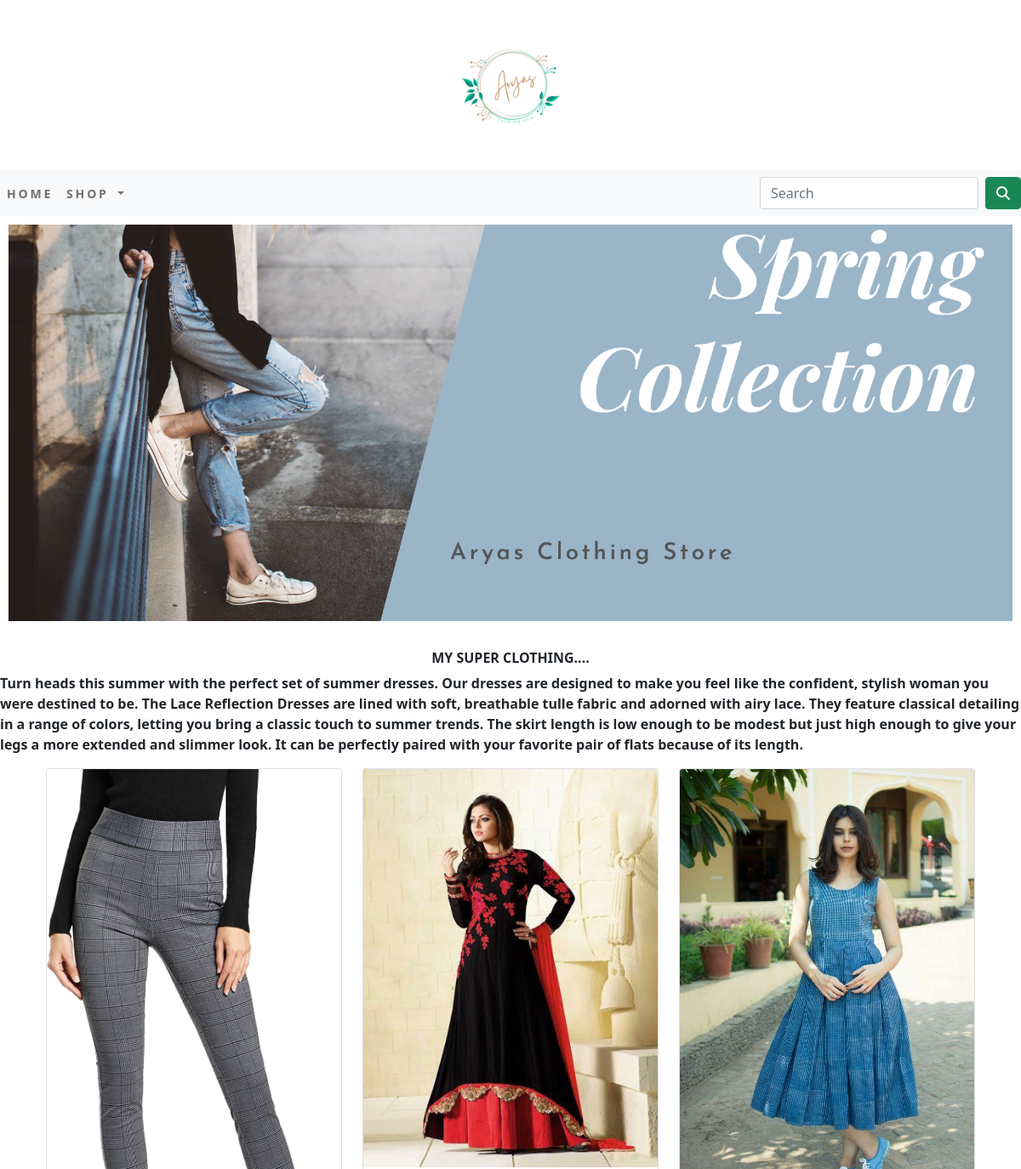
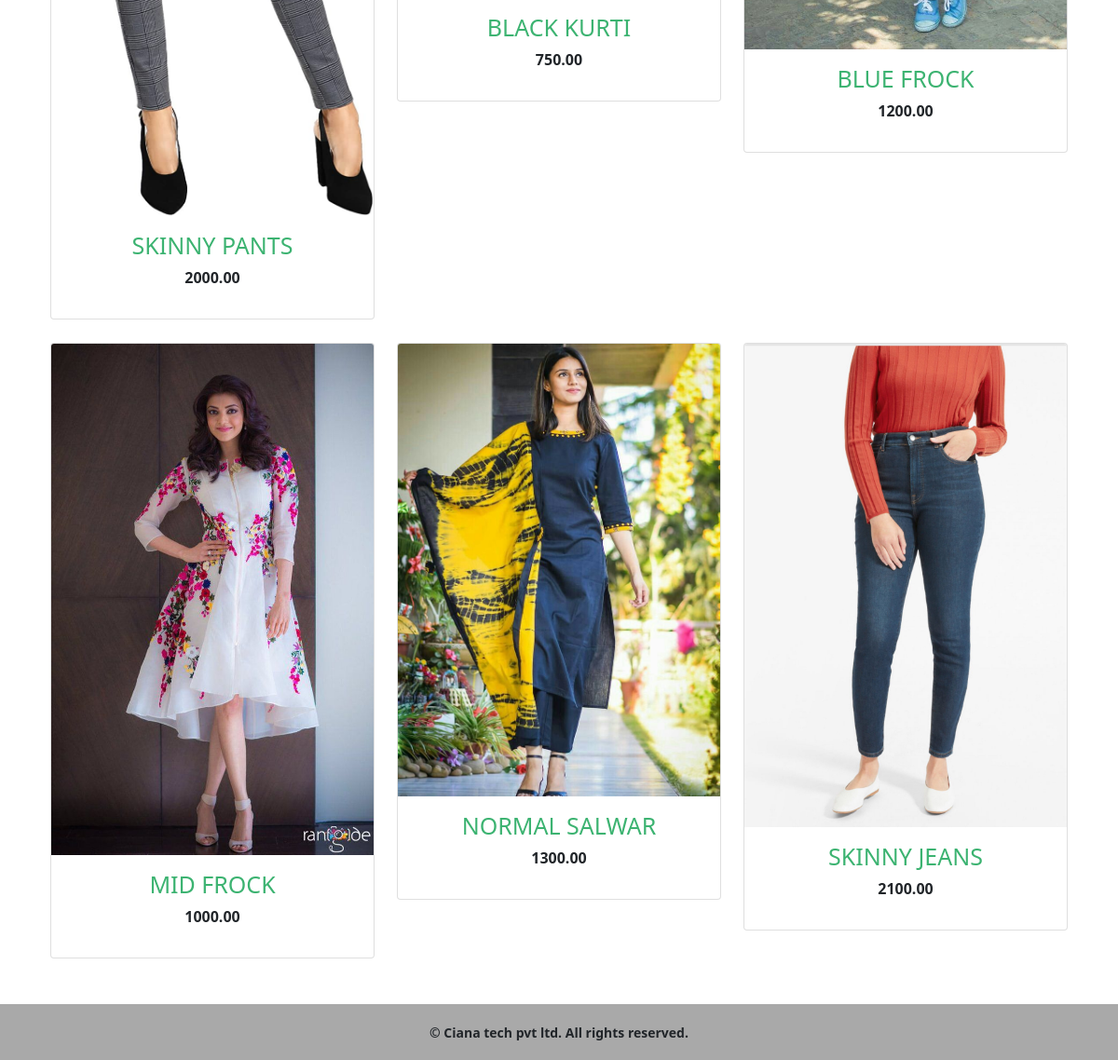
The app's page /shop/ with its own data (2 pictures, top to bottom).
### shopapp/models.py (models this page shows, shortened)
class Product(models.Model):
       name    =models.CharField(max_length=250,unique=True)
       slug    =models.SlugField(max_length=250,unique=True)
       des     =models.TextField(blank=True)
       price   =models.DecimalField(max_digits=10,decimal_places=2)
       category=models.ForeignKey(Category,on_delete=models.CASCADE)
       image   =models.ImageField(upload_to='product',blank=True)
       stock   =models.IntegerField()
       avaliable=models.BooleanField(default=True)
       created  =models.DateTimeField(auto_now_add=True)
       updated  =models.DateTimeField(auto_now=True)
       def get_url (self):
           return reverse('shopapp:prodCatDetail',args=[self.category.slug,self.slug])
       class Meta:
          ordering=['name']
          verbose_name='product'
          verbose_name_plural='products'

### shopapp/views.py (the view)
# urls.py: path('',views.allProductCat,name="allProductCat"),
def allProductCat(request,c_slug=None):
    c_page=None
    products_list=None
    if c_slug!=None:
        c_page=get_object_or_404(Category,slug=c_slug)
        products_list=Product.objects.all().filter(category=c_page,avaliable=True)
    else:
        products_list=Product.objects.all().filter(avaliable=True)
    paginator=Paginator(products_list,6)
    try:
        page=int(request.GET.get('page','1'))
    except:
        page=1
    try:
        products=paginator.page(page)
    except (EmptyPage,InvalidPage):
        products=paginator.page(paginator.num_pages)
    return render(request,"category.html",{'category':c_page,'products':products})

### cart/context_processors.py (called while the page is built)
def counter(request):
    item_count=0
    if 'admin' in request.path:
        return {}
    else:
        try:
            cart=Cart.objects.filter(cart_id=_cart_id(request))
            cart_items=CartItem.objects.all().filter(cart=cart[:1])
            for cart_item in cart_items:
                item_count += cart_item.quantity
        except Cart.DoesNotExist:
             item_count=0
    return dict(item_count=item_count)

### cart/views.py (called while the page is built)
def _cart_id(request):
    cart=request.session.session_key
    if not cart:
        cart=request.session.create()
    return cart

### shopapp/context_processors.py (called while the page is built)
def menu_links(request):
        links=Category.objects.all()
        return dict(links=links)

### shopapp/models.py (called while the page is built)
      def get_url (self):
          return reverse('shopapp:products_by_category',args=[self.slug])

### templates/category.html (shortened to what this page needs)
{% extends 'base.html' %}
{% load static %}
{% block content %}
<div class="mx-auto">
    {% if category %}
         <img class="my_image" src="{{ category.image.url }}" alt="{{ category.name }}">
</div>
    <br>
<div>
         <h1 class="text-center my_title">{{ category.name }}</h1>
         <p class="text-justify">{{ category.des }}</p>
</div>
    {% else %}
<div>
    <center><img class="my_image my_image_padding" src="{% static 'img/banner.png' %}" alt="our products"></center>
</div>
<br>
<div>
    <h1 class="text-center my_title"><b>My Super Clothing.... </h1>
    <p class="text-justify">Turn heads this summer with the perfect set of summer dresses. Our dresses are designed to make you feel like the confident, stylish woman you were destined to be.
The Lace Reflection Dresses are lined with soft, breathable tulle fabric and adorned with airy lace. They feature classical detailing in a range of colors, letting you bring a classic touch to summer trends.
The skirt length is low enough to be modest but just high enough to give your legs a more extended and slimmer look. It can be perfectly paired with your favorite pair of flats because of its length.</p>
</div>
    {% endif %}
<div class="container">
    <div class="row mx-auto">
        {% for product in products.object_list %}
         <div class="my_bottom_margin  col-9 col-sm-12 col-md-4 col-lg-4">
            <div class="card text-center" style="min-width:16rem;">
                      <a href="{{ product.get_url }}"> <img class="card-img-top my_image" src="{{ product.image.url }}" alt="{{ product.name }}" ></a>
                <div class="card-body">
                  <h4>{{ product.name }}</h4>
                  <p>{{ product.price }}</p>
                </div>
            </div>
        </div>
          {% endfor %}
    </div>
    <br>
</div>
{% endblock %}

### templates/base.html (shortened to what this page needs)
{% load static %}
<!DOCTYPE html>
<html lang="en">
<head>
     <link href="{% static 'css/custom.css' %}" rel="stylesheet">
     <link href="https://cdn.jsdelivr.net/npm/bootstrap@5.0.2/dist/css/bootstrap.min.css" rel="stylesheet">
</head>
<body class="d-flex flex-column min-vh-100">
<div>
    {% include 'header.html' %}
    {% include 'nav.html' %}
    {% block content %}
    {% endblock %}
</div>
    {% include 'footer.html' %}
</body>
</html>

### templates/header.html
{% load static %}
<header>
    <center>
        <a href="{% static 'shopapp:allProductCat' %}"> <img src="{% static 'img/logo.png' %}" alt="logoimage" width="200px"></a>
    </center>
</header>

### templates/nav.html (shortened to what this page needs)
<nav class="navbar navbar-expand-lg navbar-light bg-light">
    <div class="collapse navbar-collapse" id="navbarSupportedContent">
    <ul class="navbar-nav mr-auto">
      <li class="nav-item active">
        <a class="nav-link" href="#"><b>Home</b></a>
      </li>
      <li class="nav-item dropdown {% if 'shopapp' in request.path %} active {% endif %}">
        <a class="nav-link dropdown-toggle" href="#" id="navbarDropdown" role="button" data-toggle="dropdown" aria-haspopup="true" aria-expanded="false">
          <b>Shop</b>
        </a>
      </li>
    </ul>
      </div>
      <form class="d-flex" action="{% url 'searchapp:SearchResult' %}" method="get">
            <input class="form-control me-2" type="search" placeholder="Search" name="q" aria-label="Search">
            <button class="btn btn-success" type="submit"><i class="fa fa-search"></i></button>
       </form>
    </div>

### templates/footer.html
<footer class="mt-auto">
<div class="footer navbar-fixed-bottom my_footer">
  <p class="text-center">
    &copy; Ciana tech pvt ltd. All rights reserved.
  </p>
</div>
</footer>

### static/css/custom.css (style rules this page uses)
body { font-family: 'Roboto', sans-serif; }
.nav-item { letter-spacing: .2em; font-size : 14px; text-transform: uppercase; }
.my_footer { background-color:#A9A9A9; height : 60px; }
.my_footer p { padding-top : 20px; font-size : 14px; }
.my_image { width:100%; height:auto; }
.my_title { font-size : 16px; text-transform: uppercase; }
.my_image_padding { padding:10px; }
.my_bottom_margin { margin-bottom:25px; }
.card-body h4 { color:MediumSeaGreen; font-size:25px; text-transform:uppercase; }

### records on screen
Product: image (picture), name "SKINNY PANTS", price "2000.00"
Product: image (picture), name "BLACK KURTI", price "750.00"
Product: image (picture), name "BLUE FROCK", price "1200.00"
Product: image (picture), name "MID FROCK", price "1000.00"
Product: image (picture), name "NORMAL SALWAR", price "1300.00"
Product: image (picture), name "SKINNY JEANS", price "2100.00"
